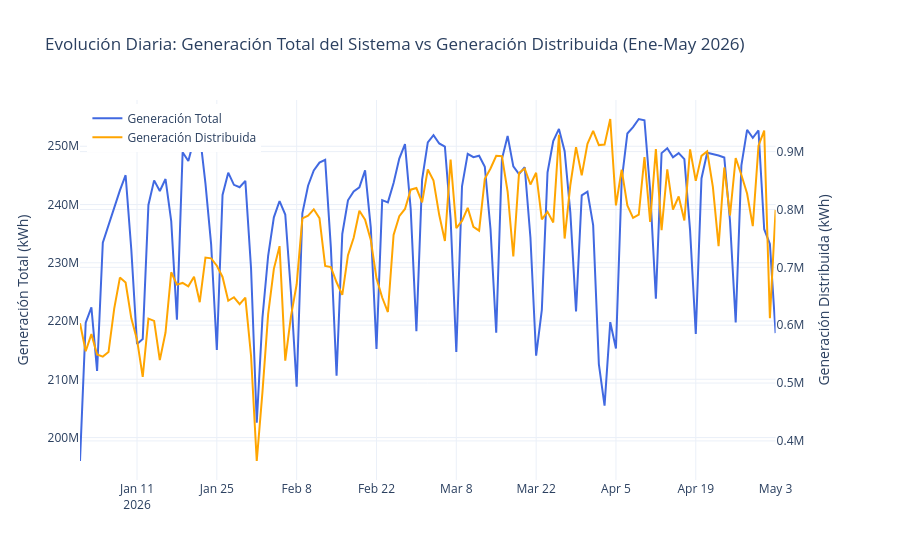

The notebook cell saved with this chart:
### Markdown cell above
### Participación de la Generación Distribuida en el Total del Sistema

Se compara la generación distribuida (`TipoClasificacion == 'GENERADOR DISTRIBUIDO'`) contra la generación total del sistema (sin filtros) para evaluar su participación.

1. **Evolución diaria**: Generación total del sistema vs Generación distribuida
2. **Participación diaria (%)**: Porcentaje que representa la generación distribuida respecto al total
3. **Resumen mensual**: Tabla con totales y porcentaje de participación por mes
4. **Participación mensual (gráfico combinado)**: Barras para valores absolutos + línea para porcentaje

### Code cell
# Generación total del sistema por día (sin filtros)
gen_total_diaria = df_generacionCompleto.groupby('Fecha')['Valor'].sum().reset_index()
gen_total_diaria.rename(columns={'Valor': 'GenTotal'}, inplace=True)

# Generación distribuida por día
gen_gd_diaria = df_gd.groupby('Fecha')['Valor'].sum().reset_index()
gen_gd_diaria.rename(columns={'Valor': 'GenDistribuida'}, inplace=True)

# Merge ambas series
comparacion_diaria = gen_total_diaria.merge(gen_gd_diaria, on='Fecha', how='left').fillna(0)
comparacion_diaria['PctParticipacion'] = (comparacion_diaria['GenDistribuida'] / comparacion_diaria['GenTotal']) * 100

# Gráfico 6: Evolución diaria - Generación Total vs Generación Distribuida
from plotly.subplots import make_subplots

fig6 = make_subplots(specs=[[{"secondary_y": True}]])
fig6.add_trace(
    go.Scatter(x=comparacion_diaria['Fecha'], y=comparacion_diaria['GenTotal'],
               name='Generación Total', line=dict(color='royalblue', width=2)),
    secondary_y=False
)
fig6.add_trace(
    go.Scatter(x=comparacion_diaria['Fecha'], y=comparacion_diaria['GenDistribuida'],
               name='Generación Distribuida', line=dict(color='orange', width=2)),
    secondary_y=True
)
fig6.update_layout(
    title='Evolución Diaria: Generación Total del Sistema vs Generación Distribuida (Ene-May 2026)',
    template='plotly_white',
    legend=dict(x=0.01, y=0.99)
)
fig6.update_yaxes(title_text='Generación Total (kWh)', secondary_y=False)
fig6.update_yaxes(title_text='Generación Distribuida (kWh)', secondary_y=True)
fig6.show()
